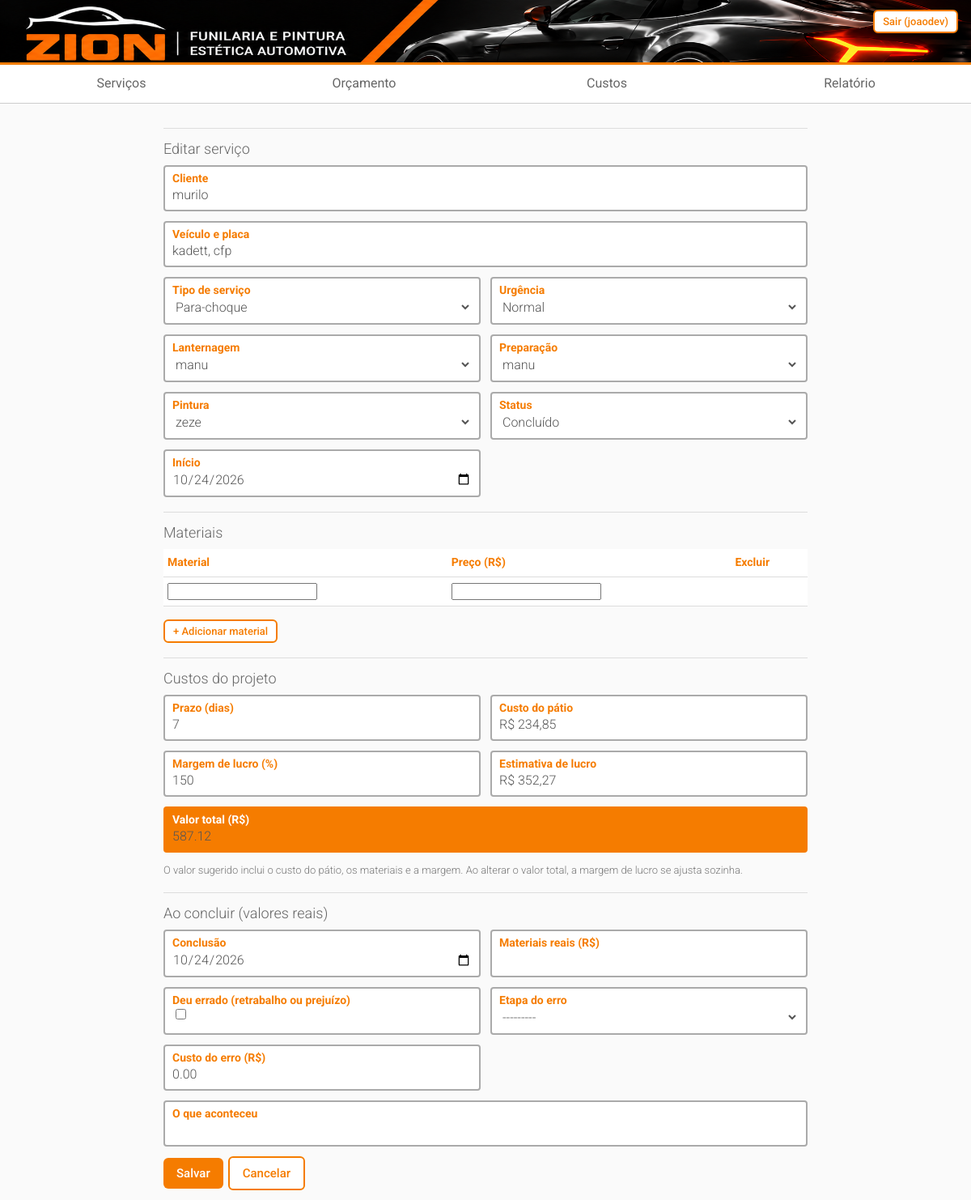
Before: /servicos/3/editar/ (signed in) with the older database file.
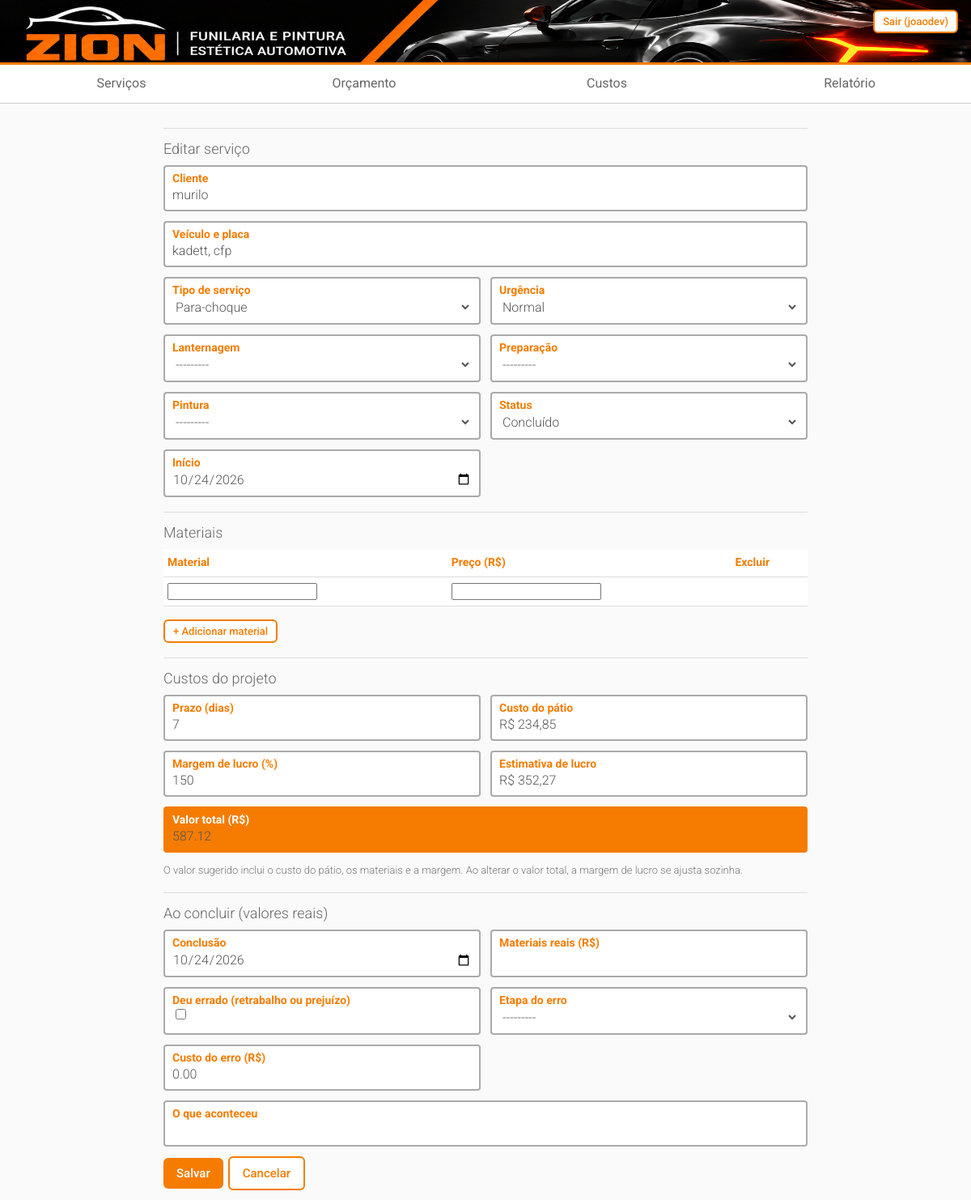
After: the same page with the newer database file.
### oficina/models.py (models this page shows, shortened)
class Servico(models.Model):
    TIPOS = [
        ("para-choque", "Para-choque"), ("retoque", "Retoque e polimento"),
        ("lanternagem", "Lanternagem"), ("pintura-parcial", "Pintura parcial"),
        ("pintura-completa", "Pintura completa"), ("outro", "Outro"),
    ]
    URGENCIAS = [("normal", "Normal"), ("alta", "Alta"), ("urgente", "Urgente")]
    STATUS = [("execucao", "Em execução"), ("concluido", "Concluído")]
    ETAPAS = [("lanternagem", "Lanternagem"), ("preparacao", "Preparação"), ("pintura", "Pintura")]
    cliente = models.CharField(max_length=120, blank=True)
    veiculo = models.CharField("Veículo e placa", max_length=120, blank=True)
    tipo = models.CharField("Tipo de serviço", max_length=20, choices=TIPOS)
    urgencia = models.CharField("Urgência", max_length=10, choices=URGENCIAS, default="normal")
    status = models.CharField(max_length=10, choices=STATUS, default="execucao")
    prazo = models.PositiveIntegerField("Prazo (dias)", default=1)
    preco = models.DecimalField("Valor total (R$)", max_digits=10, decimal_places=2)
    inicio = models.DateField("Início", default=timezone.localdate)
    fim = models.DateField("Conclusão", null=True, blank=True)
    fixado = models.BooleanField("Fixado no topo da fila", default=False)
    lanternagem = models.ForeignKey(Funcionario, null=True, blank=True, on_delete=models.SET_NULL,
                                    related_name="+", verbose_name="Lanternagem")
    preparacao = models.ForeignKey(Funcionario, null=True, blank=True, on_delete=models.SET_NULL,
                                   related_name="+", verbose_name="Preparação")
    pintura = models.ForeignKey(Funcionario, null=True, blank=True, on_delete=models.SET_NULL,
                                related_name="+", verbose_name="Pintura")
    materiais_reais = models.DecimalField("Materiais reais (R$)", max_digits=10, decimal_places=2,
                                          null=True, blank=True)
    erro = models.BooleanField("Deu errado (retrabalho ou prejuízo)", default=False)
    erro_etapa = models.CharField("Etapa do erro", max_length=12, choices=ETAPAS, blank=True)
    erro_custo = models.DecimalField("Custo do erro (R$)", max_digits=10, decimal_places=2, default=0)
    erro_obs = models.CharField("O que aconteceu", max_length=200, blank=True)
    @property
    def dias(self):
        fim = self.fim or timezone.localdate()
        return max(1, (fim - self.inicio).days)

### oficina/views.py (the view)
# urls.py: path("servicos/<int:pk>/editar/", views.servico_form, name="servico_editar"),
@login_required
def servico_form(request, pk=None):
    obj = get_object_or_404(Servico, pk=pk) if pk else None
    form = ServicoForm(request.POST or None, instance=obj)
    if not obj:  # na criação, esconde os campos que só valem depois do serviço pronto
        for nome in ("fim", "materiais_reais", "erro", "erro_etapa", "erro_custo", "erro_obs"):
            del form.fields[nome]
    formset = MaterialFormSet(request.POST or None, instance=obj)
    if request.method == "POST" and form.is_valid() and formset.is_valid():
        servico = form.save()
        formset.instance = servico
        formset.save()
        messages.success(request, "Serviço salvo.")
        return redirect("fila")
    cfg = ConfiguracaoCustos.atual()
    return render(request, "oficina/servico_form.html", {
        "form": form, "formset": formset, "obj": obj,
        "custo_dia": f"{cfg.custo_dia:.2f}", "margem": f"{cfg.margem_padrao:.2f}",
    })

### oficina/forms.py (shortened to what this page needs)
class ServicoForm(forms.ModelForm):
    class Meta:
        model = Servico
        fields = ["cliente", "veiculo", "tipo", "urgencia", "lanternagem", "preparacao", "pintura",
                  "prazo", "preco", "status", "inicio", "fim", "materiais_reais",
                  "erro", "erro_etapa", "erro_custo", "erro_obs"]
        widgets = {"inicio": DATA, "fim": DATA}

### oficina/models.py (called while the page is built)
    @classmethod
    def atual(cls):
        obj, _ = cls.objects.get_or_create(pk=1)
        return obj

    @property
    def total_mensal(self):
        return self.aluguel + self.energia + self.agua + self.salarios + self.outros

    @property
    def custo_dia(self):
        dias_vagas = self.dias_uteis * self.vagas
        return self.total_mensal / dias_vagas if dias_vagas else D0

    def __str__(self):
        return self.nome

### oficina/templates/oficina/servico_form.html (shortened to what this page needs)
{% extends "base.html" %}
{% block conteudo %}
<form method="post">{% csrf_token %}
 <div class="sec">{% if obj %}Editar serviço{% else %}Novo orçamento{% endif %}</div>
 <div class="g">
  {% include "oficina/_campo.html" with f=form.cliente w=True %}
  {% include "oficina/_campo.html" with f=form.veiculo w=True %}
  {% include "oficina/_campo.html" with f=form.tipo %}
  {% include "oficina/_campo.html" with f=form.urgencia %}
  {% include "oficina/_campo.html" with f=form.lanternagem %}
  {% include "oficina/_campo.html" with f=form.preparacao %}
  {% include "oficina/_campo.html" with f=form.pintura %}
  {% include "oficina/_campo.html" with f=form.status %}
  {% include "oficina/_campo.html" with f=form.inicio %}
 </div>
 <div class="sec">Materiais</div>
 <table id="materiais">
  <tr><th>Material</th><th>Preço (R$)</th>{% if obj %}<th>Excluir</th>{% endif %}</tr>
  {% for f in formset %}
  <tr>{{ f.id }}<td>{{ f.nome }}</td><td>{{ f.preco }}{{ f.preco.errors }}</td>
   {% if obj %}<td>{% if f.instance.pk %}{{ f.DELETE }}{% endif %}</td>{% endif %}</tr>
  {% endfor %}
 </table>
 <p><button type="button" class="btn o s" id="add-material">+ Adicionar material</button></p>
 <div class="sec">Custos do projeto</div>
 <div class="g">
  {% include "oficina/_campo.html" with f=form.prazo %}
  <label class="f"><b>Custo do pátio</b><input id="cp" readonly></label>
  <label class="f"><b>Margem de lucro (%)</b><input id="margem" type="number" step="1" value="{{ margem }}"></label>
  <label class="f"><b>Estimativa de lucro</b><input id="est" readonly></label>
  {% include "oficina/_campo.html" with f=form.preco w=True tot=True %}
 </div>
 <p class="hint">O valor sugerido inclui o custo do pátio, os materiais e a margem. Ao alterar o valor total, a margem de lucro se ajusta sozinha.</p>
 {% if obj %}
 <div class="sec">Ao concluir (valores reais)</div>
 <div class="g">
  {% include "oficina/_campo.html" with f=form.fim %}
  {% include "oficina/_campo.html" with f=form.materiais_reais %}
  {% include "oficina/_campo.html" with f=form.erro %}
  {% include "oficina/_campo.html" with f=form.erro_etapa %}
  {% include "oficina/_campo.html" with f=form.erro_custo %}
  {% include "oficina/_campo.html" with f=form.erro_obs w=True %}
 </div>
 {% endif %}
 <div class="row"><button class="btn">Salvar</button><a class="btn o" href="{% url 'fila' %}">Cancelar</a></div>
</form>
{% endblock %}

### oficina/templates/oficina/_campo.html
<label class="f{% if w %} w{% endif %}{% if tot %} tot{% endif %}"><b>{{ f.label }}</b>{{ f }}{{ f.errors }}</label>

Changed rows visible on the page:
changed Servico "murilo": lanternagem "manu" → "---------"; preparacao "manu" → "---------"; pintura "zeze" → "---------"
